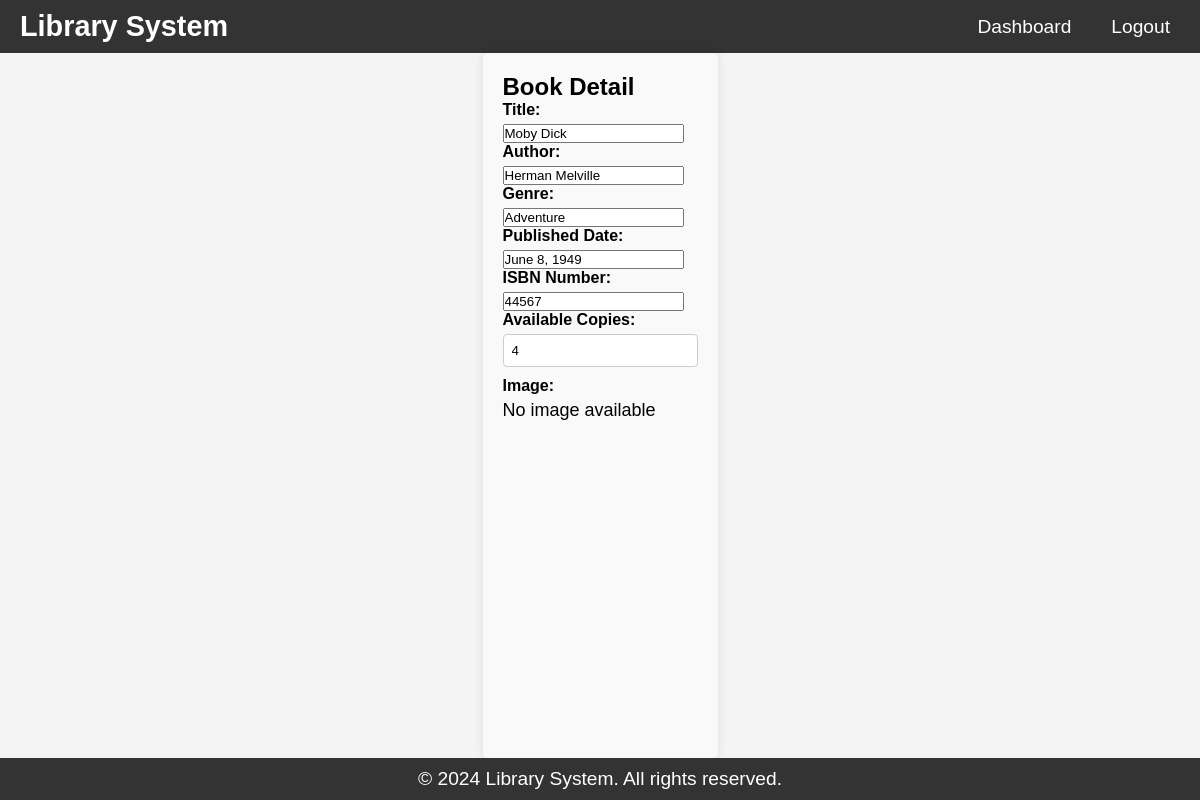
/bookstu/44567/ (signed in), run on an earlier commit of the app's database.
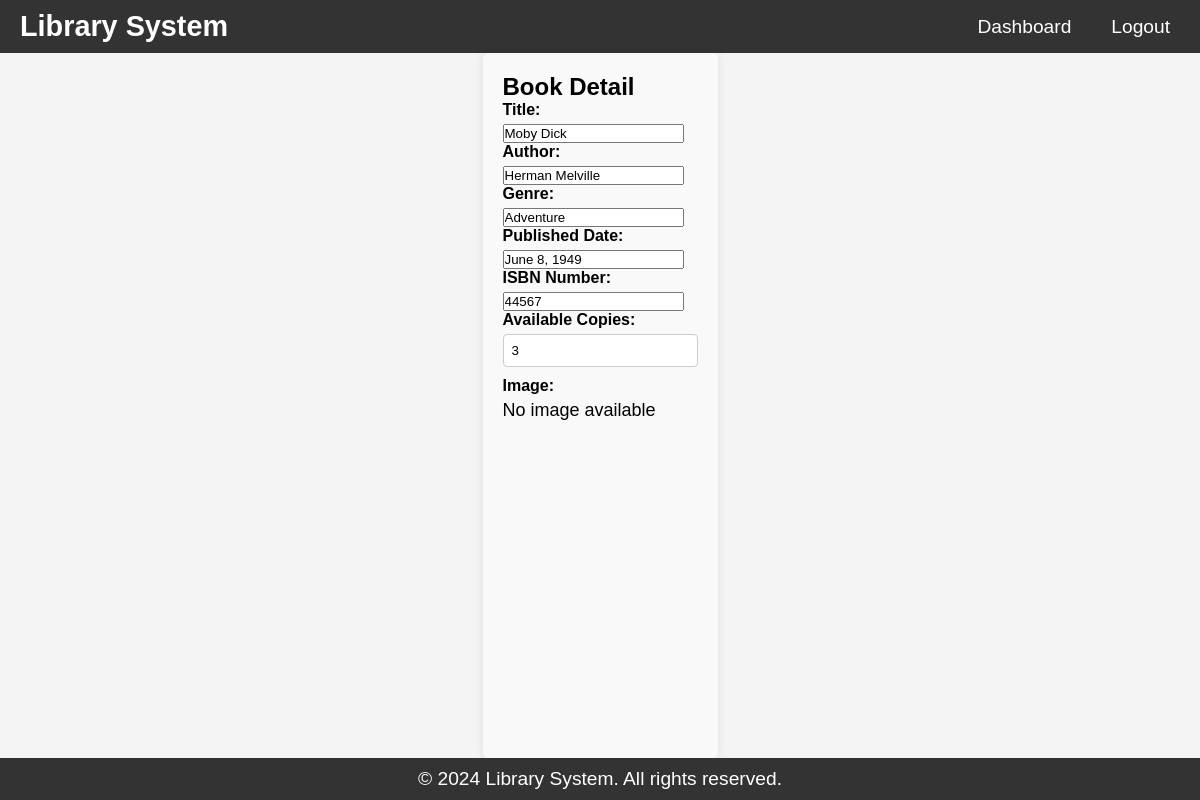
And on a later commit of the database.
### lib/models.py (models this page shows, shortened)
class Book(models.Model):
    title = models.CharField(max_length=200)
    author = models.CharField(max_length=200)
    genre = models.CharField(max_length=200)
    published_date = models.DateField()
    isbn_number = models.CharField(max_length=13, unique=True)
    available_copies = models.IntegerField()
    image = models.ImageField(upload_to='book_images/', blank=True, null=True)  # Add this line

### lib/views.py (the view)
# urls.py: path('bookstu/<str:isbn_number>/', views.book_detail_stu, name='book_detail_stu'),
@login_required(login_url='/login/')
def book_detail_stu(request, isbn_number):
    book = get_object_or_404(Book, isbn_number=isbn_number)
    return render(request, 'lib/book_detail_stu.html', {'book': book})

### lib/templates/lib/book_detail_stu.html (shortened to what this page needs)
{% load static %}
<!DOCTYPE html>
<html lang="en">
<head>
    <link rel="stylesheet" href="{% static 'css/styles.css' %}">
</head>
<body>
    <nav>
        <div class="navbar">
            <a href="{% url 'lib:home' %}" class="brand">Library System</a>
            <div class="nav-links">
                <a href="{% url 'lib:student_dashboard' %}" class="profile-icon">Dashboard</a>
                <a href="{% url 'lib:logout_views' %}">Logout</a>
            </div>
        </div>
    </nav>
    <div class="container">
        <h2>Book Detail</h2>
        <div class="book-detail">
            <div class="form-group">
                <label for="id_title">Title:</label>
                <input type="text" name="title" id="id_title" value="{{ book.title }}" readonly>
            </div>
            <div class="form-group">
                <label for="id_author">Author:</label>
                <input type="text" name="author" id="id_author" value="{{ book.author }}" readonly>
            </div>
            <div class="form-group">
                <label for="id_genre">Genre:</label>
                <input type="text" name="genre" id="id_genre" value="{{ book.genre }}" readonly>
            </div>
            <div class="form-group">
                <label for="id_published_date">Published Date:</label>
                <input type="text" name="published_date" id="id_published_date" value="{{ book.published_date }}" readonly>
            </div>
            <div class="form-group">
                <label for="id_isbn_number">ISBN Number:</label>
                <input type="text" name="isbn_number" id="id_isbn_number" value="{{ book.isbn_number }}" readonly>
            </div>
            <div class="form-group">
                <label for="id_available_copies">Available Copies:</label>
                <input type="number" name="available_copies" id="id_available_copies" value="{{ book.available_copies }}" readonly>
            </div>
            <div class="form-group">
                <label for="id_image">Image:</label>
                <div class="current-image">
                    {% if book.image %}
                        <img src="{{ book.image.url }}" alt="{{ book.title }}" style="max-width: 200px;">
                    {% else %}
                        <p>No image available</p>
                    {% endif %}
                </div>
            </div>
        </div>
    </div>
    <footer>
        <div class="footer-content">
            <p>&copy; 2024 Library System. All rights reserved.</p>
        </div>
    </footer>
</body>
</html>

What changed in the data, as far as the page shows it:
changed Book "Moby Dick": available_copies "4" → "3"
